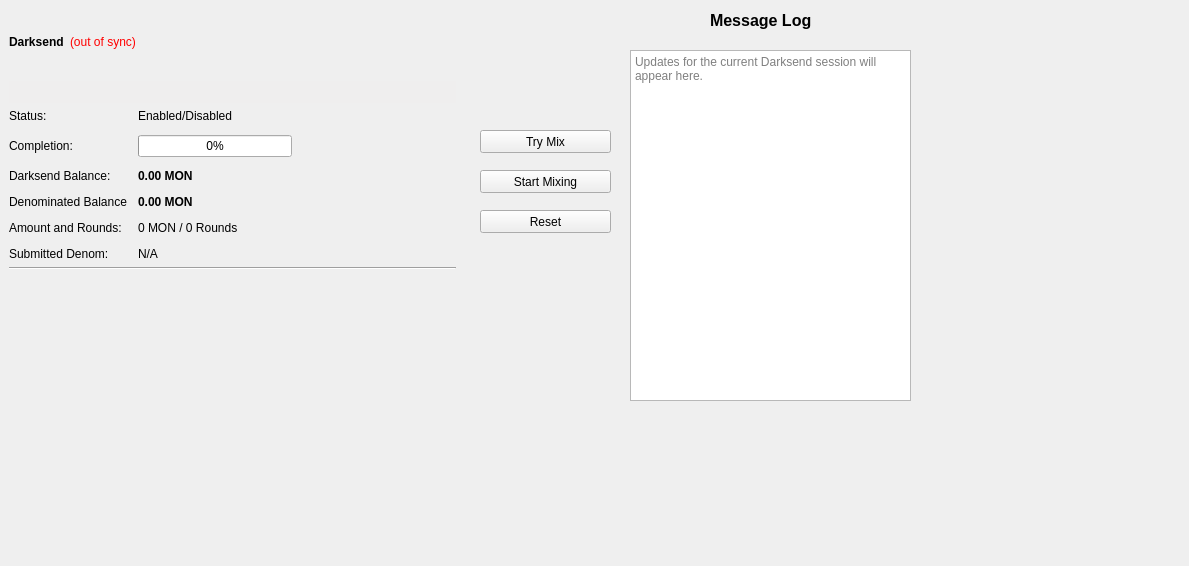
<?xml version="1.0" encoding="UTF-8"?>
<ui version="4.0">
 <class>DarksendPage</class>
 <widget class="QWidget" name="DarksendPage">
  <property name="geometry">
   <rect>
    <x>0</x>
    <y>0</y>
    <width>1189</width>
    <height>566</height>
   </rect>
  </property>
  <property name="windowTitle">
   <string>Form</string>
  </property>
  <widget class="QFrame" name="frameDarksend">
   <property name="geometry">
    <rect>
     <x>0</x>
     <y>0</y>
     <width>465</width>
     <height>350</height>
    </rect>
   </property>
   <property name="sizePolicy">
    <sizepolicy hsizetype="Expanding" vsizetype="Expanding">
     <horstretch>0</horstretch>
     <verstretch>0</verstretch>
    </sizepolicy>
   </property>
   <property name="minimumSize">
    <size>
     <width>0</width>
     <height>350</height>
    </size>
   </property>
   <property name="layoutDirection">
    <enum>Qt::LeftToRight</enum>
   </property>
   <property name="frameShape">
    <enum>QFrame::NoFrame</enum>
   </property>
   <property name="frameShadow">
    <enum>QFrame::Raised</enum>
   </property>
   <layout class="QVBoxLayout" name="verticalLayout_5">
    <item>
     <layout class="QHBoxLayout" name="horizontalLayout_5">
      <item>
       <widget class="QLabel" name="label_2">
        <property name="font">
         <font>
          <weight>75</weight>
          <bold>true</bold>
         </font>
        </property>
        <property name="text">
         <string>Darksend</string>
        </property>
       </widget>
      </item>
      <item>
       <widget class="QLabel" name="labelDarksendSyncStatus">
        <property name="toolTip">
         <string>The displayed information may be out of date. Your wallet automatically synchronizes with the MoneyByte network after a connection is established, but this process has not completed yet.</string>
        </property>
        <property name="styleSheet">
         <string notr="true">QLabel { color: red; }</string>
        </property>
        <property name="text">
         <string notr="true">(out of sync)</string>
        </property>
        <property name="alignment">
         <set>Qt::AlignLeading|Qt::AlignLeft|Qt::AlignVCenter</set>
        </property>
       </widget>
      </item>
      <item>
       <spacer name="horizontalSpacer_4">
        <property name="orientation">
         <enum>Qt::Horizontal</enum>
        </property>
        <property name="sizeHint" stdset="0">
         <size>
          <width>40</width>
          <height>20</height>
         </size>
        </property>
       </spacer>
      </item>
     </layout>
    </item>
    <item>
     <widget class="QPushButton" name="runAutoDenom">
      <property name="palette">
       <palette>
        <active>
         <colorrole role="WindowText">
          <brush brushstyle="SolidPattern">
           <color alpha="255">
            <red>0</red>
            <green>0</green>
            <blue>0</blue>
           </color>
          </brush>
         </colorrole>
         <colorrole role="Button">
          <brush brushstyle="SolidPattern">
           <color alpha="255">
            <red>239</red>
            <green>238</green>
            <blue>238</blue>
           </color>
          </brush>
         </colorrole>
         <colorrole role="Light">
          <brush brushstyle="SolidPattern">
           <color alpha="255">
            <red>255</red>
            <green>255</green>
            <blue>255</blue>
           </color>
          </brush>
         </colorrole>
         <colorrole role="Midlight">
          <brush brushstyle="SolidPattern">
           <color alpha="255">
            <red>247</red>
            <green>246</green>
            <blue>246</blue>
           </color>
          </brush>
         </colorrole>
         <colorrole role="Dark">
          <brush brushstyle="SolidPattern">
           <color alpha="255">
            <red>119</red>
            <green>119</green>
            <blue>119</blue>
           </color>
          </brush>
         </colorrole>
         <colorrole role="Mid">
          <brush brushstyle="SolidPattern">
           <color alpha="255">
            <red>159</red>
            <green>159</green>
            <blue>159</blue>
           </color>
          </brush>
         </colorrole>
         <colorrole role="Text">
          <brush brushstyle="SolidPattern">
           <color alpha="255">
            <red>0</red>
            <green>0</green>
            <blue>0</blue>
           </color>
          </brush>
         </colorrole>
         <colorrole role="BrightText">
          <brush brushstyle="SolidPattern">
           <color alpha="255">
            <red>255</red>
            <green>255</green>
            <blue>255</blue>
           </color>
          </brush>
         </colorrole>
         <colorrole role="ButtonText">
          <brush brushstyle="SolidPattern">
           <color alpha="255">
            <red>0</red>
            <green>0</green>
            <blue>0</blue>
           </color>
          </brush>
         </colorrole>
         <colorrole role="Base">
          <brush brushstyle="SolidPattern">
           <color alpha="255">
            <red>255</red>
            <green>255</green>
            <blue>255</blue>
           </color>
          </brush>
         </colorrole>
         <colorrole role="Window">
          <brush brushstyle="SolidPattern">
           <color alpha="255">
            <red>239</red>
            <green>238</green>
            <blue>238</blue>
           </color>
          </brush>
         </colorrole>
         <colorrole role="Shadow">
          <brush brushstyle="SolidPattern">
           <color alpha="255">
            <red>0</red>
            <green>0</green>
            <blue>0</blue>
           </color>
          </brush>
         </colorrole>
         <colorrole role="AlternateBase">
          <brush brushstyle="SolidPattern">
           <color alpha="255">
            <red>247</red>
            <green>246</green>
            <blue>246</blue>
           </color>
          </brush>
         </colorrole>
         <colorrole role="ToolTipBase">
          <brush brushstyle="SolidPattern">
           <color alpha="255">
            <red>255</red>
            <green>255</green>
            <blue>220</blue>
           </color>
          </brush>
         </colorrole>
         <colorrole role="ToolTipText">
          <brush brushstyle="SolidPattern">
           <color alpha="255">
            <red>0</red>
            <green>0</green>
            <blue>0</blue>
           </color>
          </brush>
         </colorrole>
        </active>
        <inactive>
         <colorrole role="WindowText">
          <brush brushstyle="SolidPattern">
           <color alpha="255">
            <red>0</red>
            <green>0</green>
            <blue>0</blue>
           </color>
          </brush>
         </colorrole>
         <colorrole role="Button">
          <brush brushstyle="SolidPattern">
           <color alpha="255">
            <red>239</red>
            <green>238</green>
            <blue>238</blue>
           </color>
          </brush>
         </colorrole>
         <colorrole role="Light">
          <brush brushstyle="SolidPattern">
           <color alpha="255">
            <red>255</red>
            <green>255</green>
            <blue>255</blue>
           </color>
          </brush>
         </colorrole>
         <colorrole role="Midlight">
          <brush brushstyle="SolidPattern">
           <color alpha="255">
            <red>247</red>
            <green>246</green>
            <blue>246</blue>
           </color>
          </brush>
         </colorrole>
         <colorrole role="Dark">
          <brush brushstyle="SolidPattern">
           <color alpha="255">
            <red>119</red>
            <green>119</green>
            <blue>119</blue>
           </color>
          </brush>
         </colorrole>
         <colorrole role="Mid">
          <brush brushstyle="SolidPattern">
           <color alpha="255">
            <red>159</red>
            <green>159</green>
            <blue>159</blue>
           </color>
          </brush>
         </colorrole>
         <colorrole role="Text">
          <brush brushstyle="SolidPattern">
           <color alpha="255">
            <red>0</red>
            <green>0</green>
            <blue>0</blue>
           </color>
          </brush>
         </colorrole>
         <colorrole role="BrightText">
          <brush brushstyle="SolidPattern">
           <color alpha="255">
            <red>255</red>
            <green>255</green>
            <blue>255</blue>
           </color>
          </brush>
         </colorrole>
         <colorrole role="ButtonText">
          <brush brushstyle="SolidPattern">
           <color alpha="255">
            <red>0</red>
            <green>0</green>
            <blue>0</blue>
           </color>
          </brush>
         </colorrole>
         <colorrole role="Base">
          <brush brushstyle="SolidPattern">
           <color alpha="255">
            <red>255</red>
            <green>255</green>
            <blue>255</blue>
           </color>
          </brush>
         </colorrole>
         <colorrole role="Window">
          <brush brushstyle="SolidPattern">
           <color alpha="255">
            <red>239</red>
            <green>238</green>
            <blue>238</blue>
           </color>
          </brush>
         </colorrole>
         <colorrole role="Shadow">
          <brush brushstyle="SolidPattern">
           <color alpha="255">
            <red>0</red>
            <green>0</green>
            <blue>0</blue>
           </color>
          </brush>
         </colorrole>
         <colorrole role="AlternateBase">
          <brush brushstyle="SolidPattern">
           <color alpha="255">
            <red>247</red>
            <green>246</green>
            <blue>246</blue>
           </color>
          </brush>
         </colorrole>
         <colorrole role="ToolTipBase">
          <brush brushstyle="SolidPattern">
           <color alpha="255">
            <red>255</red>
            <green>255</green>
            <blue>220</blue>
           </color>
          </brush>
         </colorrole>
         <colorrole role="ToolTipText">
          <brush brushstyle="SolidPattern">
           <color alpha="255">
            <red>0</red>
            <green>0</green>
            <blue>0</blue>
           </color>
          </brush>
         </colorrole>
        </inactive>
        <disabled>
         <colorrole role="WindowText">
          <brush brushstyle="SolidPattern">
           <color alpha="255">
            <red>119</red>
            <green>119</green>
            <blue>119</blue>
           </color>
          </brush>
         </colorrole>
         <colorrole role="Button">
          <brush brushstyle="SolidPattern">
           <color alpha="255">
            <red>239</red>
            <green>238</green>
            <blue>238</blue>
           </color>
          </brush>
         </colorrole>
         <colorrole role="Light">
          <brush brushstyle="SolidPattern">
           <color alpha="255">
            <red>255</red>
            <green>255</green>
            <blue>255</blue>
           </color>
          </brush>
         </colorrole>
         <colorrole role="Midlight">
          <brush brushstyle="SolidPattern">
           <color alpha="255">
            <red>247</red>
            <green>246</green>
            <blue>246</blue>
           </color>
          </brush>
         </colorrole>
         <colorrole role="Dark">
          <brush brushstyle="SolidPattern">
           <color alpha="255">
            <red>119</red>
            <green>119</green>
            <blue>119</blue>
           </color>
          </brush>
         </colorrole>
         <colorrole role="Mid">
          <brush brushstyle="SolidPattern">
           <color alpha="255">
            <red>159</red>
            <green>159</green>
            <blue>159</blue>
           </color>
          </brush>
         </colorrole>
         <colorrole role="Text">
          <brush brushstyle="SolidPattern">
           <color alpha="255">
            <red>119</red>
            <green>119</green>
            <blue>119</blue>
           </color>
          </brush>
         </colorrole>
         <colorrole role="BrightText">
          <brush brushstyle="SolidPattern">
           <color alpha="255">
            <red>255</red>
            <green>255</green>
            <blue>255</blue>
           </color>
          </brush>
         </colorrole>
         <colorrole role="ButtonText">
          <brush brushstyle="SolidPattern">
           <color alpha="255">
            <red>119</red>
            <green>119</green>
            <blue>119</blue>
           </color>
          </brush>
         </colorrole>
         <colorrole role="Base">
          <brush brushstyle="SolidPattern">
           <color alpha="255">
            <red>239</red>
            <green>238</green>
            <blue>238</blue>
           </color>
          </brush>
         </colorrole>
         <colorrole role="Window">
          <brush brushstyle="SolidPattern">
           <color alpha="255">
            <red>239</red>
            <green>238</green>
            <blue>238</blue>
           </color>
          </brush>
         </colorrole>
         <colorrole role="Shadow">
          <brush brushstyle="SolidPattern">
           <color alpha="255">
            <red>0</red>
            <green>0</green>
            <blue>0</blue>
           </color>
          </brush>
         </colorrole>
         <colorrole role="AlternateBase">
          <brush brushstyle="SolidPattern">
           <color alpha="255">
            <red>239</red>
            <green>238</green>
            <blue>238</blue>
           </color>
          </brush>
         </colorrole>
         <colorrole role="ToolTipBase">
          <brush brushstyle="SolidPattern">
           <color alpha="255">
            <red>255</red>
            <green>255</green>
            <blue>220</blue>
           </color>
          </brush>
         </colorrole>
         <colorrole role="ToolTipText">
          <brush brushstyle="SolidPattern">
           <color alpha="255">
            <red>0</red>
            <green>0</green>
            <blue>0</blue>
           </color>
          </brush>
         </colorrole>
        </disabled>
       </palette>
      </property>
      <property name="focusPolicy">
       <enum>Qt::NoFocus</enum>
      </property>
      <property name="autoFillBackground">
       <bool>true</bool>
      </property>
      <property name="text">
       <string/>
      </property>
      <property name="flat">
       <bool>true</bool>
      </property>
     </widget>
    </item>
    <item>
     <layout class="QFormLayout" name="formLayout">
      <property name="fieldGrowthPolicy">
       <enum>QFormLayout::AllNonFixedFieldsGrow</enum>
      </property>
      <property name="horizontalSpacing">
       <number>11</number>
      </property>
      <property name="verticalSpacing">
       <number>12</number>
      </property>
      <item row="0" column="0">
       <widget class="QLabel" name="label_6">
        <property name="text">
         <string>Status:</string>
        </property>
       </widget>
      </item>
      <item row="0" column="1">
       <widget class="QLabel" name="darksendEnabled">
        <property name="text">
         <string>Enabled/Disabled</string>
        </property>
       </widget>
      </item>
      <item row="1" column="0">
       <widget class="QLabel" name="label_7">
        <property name="text">
         <string>Completion:</string>
        </property>
       </widget>
      </item>
      <item row="1" column="1">
       <widget class="QProgressBar" name="darksendProgress">
        <property name="maximumSize">
         <size>
          <width>154</width>
          <height>16777215</height>
         </size>
        </property>
        <property name="value">
         <number>0</number>
        </property>
       </widget>
      </item>
      <item row="4" column="0">
       <widget class="QLabel" name="denominatedBalanceLabel">
        <property name="text">
         <string>Denominated Balance</string>
        </property>
       </widget>
      </item>
      <item row="4" column="1">
       <widget class="QLabel" name="denominatedBalanceValue">
        <property name="font">
         <font>
          <weight>75</weight>
          <bold>true</bold>
         </font>
        </property>
        <property name="text">
         <string>0.00 MON</string>
        </property>
       </widget>
      </item>
      <item row="5" column="0">
       <widget class="QLabel" name="label_8">
        <property name="text">
         <string>Amount and Rounds:</string>
        </property>
       </widget>
      </item>
      <item row="5" column="1">
       <widget class="QLabel" name="labelAmountRounds">
        <property name="text">
         <string>0 MON / 0 Rounds</string>
        </property>
       </widget>
      </item>
      <item row="6" column="0">
       <widget class="QLabel" name="label_9">
        <property name="text">
         <string>Submitted Denom:</string>
        </property>
       </widget>
      </item>
      <item row="6" column="1">
       <widget class="QLabel" name="labelSubmittedDenom">
        <property name="toolTip">
         <string>The denominations you submitted to the Masternode.&lt;br&gt;To mix, other users must submit the exact same denominations.</string>
        </property>
        <property name="text">
         <string>N/A</string>
        </property>
       </widget>
      </item>
      <item row="3" column="0">
       <widget class="QLabel" name="labelAnonymizedText">
        <property name="text">
         <string>Darksend Balance:</string>
        </property>
       </widget>
      </item>
      <item row="3" column="1">
       <widget class="QLabel" name="labelAnonymized">
        <property name="font">
         <font>
          <weight>75</weight>
          <bold>true</bold>
         </font>
        </property>
        <property name="text">
         <string notr="true">0.00 MON</string>
        </property>
       </widget>
      </item>
     </layout>
    </item>
    <item>
     <widget class="Line" name="lineLastMessage">
      <property name="orientation">
       <enum>Qt::Horizontal</enum>
      </property>
     </widget>
    </item>
    <item>
     <widget class="QLabel" name="darksendStatus">
      <property name="minimumSize">
       <size>
        <width>288</width>
        <height>43</height>
       </size>
      </property>
      <property name="text">
       <string/>
      </property>
      <property name="alignment">
       <set>Qt::AlignLeading|Qt::AlignLeft|Qt::AlignTop</set>
      </property>
      <property name="wordWrap">
       <bool>true</bool>
      </property>
     </widget>
    </item>
   </layout>
  </widget>
  <widget class="QPushButton" name="darksendAuto">
   <property name="geometry">
    <rect>
     <x>480</x>
     <y>130</y>
     <width>131</width>
     <height>23</height>
    </rect>
   </property>
   <property name="sizePolicy">
    <sizepolicy hsizetype="MinimumExpanding" vsizetype="Fixed">
     <horstretch>0</horstretch>
     <verstretch>0</verstretch>
    </sizepolicy>
   </property>
   <property name="toolTip">
    <string>Try to manually submit a Darksend request.</string>
   </property>
   <property name="text">
    <string>Try Mix</string>
   </property>
  </widget>
  <widget class="QPushButton" name="toggleDarksend">
   <property name="geometry">
    <rect>
     <x>480</x>
     <y>170</y>
     <width>131</width>
     <height>23</height>
    </rect>
   </property>
   <property name="sizePolicy">
    <sizepolicy hsizetype="MinimumExpanding" vsizetype="Fixed">
     <horstretch>0</horstretch>
     <verstretch>0</verstretch>
    </sizepolicy>
   </property>
   <property name="text">
    <string>Start Mixing</string>
   </property>
  </widget>
  <widget class="QPushButton" name="darksendReset">
   <property name="geometry">
    <rect>
     <x>480</x>
     <y>210</y>
     <width>131</width>
     <height>23</height>
    </rect>
   </property>
   <property name="sizePolicy">
    <sizepolicy hsizetype="MinimumExpanding" vsizetype="Fixed">
     <horstretch>0</horstretch>
     <verstretch>0</verstretch>
    </sizepolicy>
   </property>
   <property name="toolTip">
    <string>Reset the current status of Darksend (can interrupt Darksend if it's in the process of Mixing, which can cost you money!)</string>
   </property>
   <property name="autoFillBackground">
    <bool>false</bool>
   </property>
   <property name="text">
    <string>Reset</string>
   </property>
  </widget>
  <widget class="QLabel" name="darksendMessageLog">
   <property name="geometry">
    <rect>
     <x>710</x>
     <y>10</y>
     <width>121</width>
     <height>20</height>
    </rect>
   </property>
   <property name="font">
    <font>
     <pointsize>12</pointsize>
     <weight>75</weight>
     <bold>true</bold>
    </font>
   </property>
   <property name="text">
    <string>Message Log</string>
   </property>
  </widget>
  <widget class="QTextEdit" name="messageLog">
   <property name="geometry">
    <rect>
     <x>630</x>
     <y>50</y>
     <width>281</width>
     <height>351</height>
    </rect>
   </property>
   <property name="undoRedoEnabled">
    <bool>false</bool>
   </property>
   <property name="readOnly">
    <bool>true</bool>
   </property>
   <property name="placeholderText">
    <string>Updates for the current Darksend session will appear here.</string>
   </property>
  </widget>
 </widget>
 <resources/>
 <connections/>
</ui>
